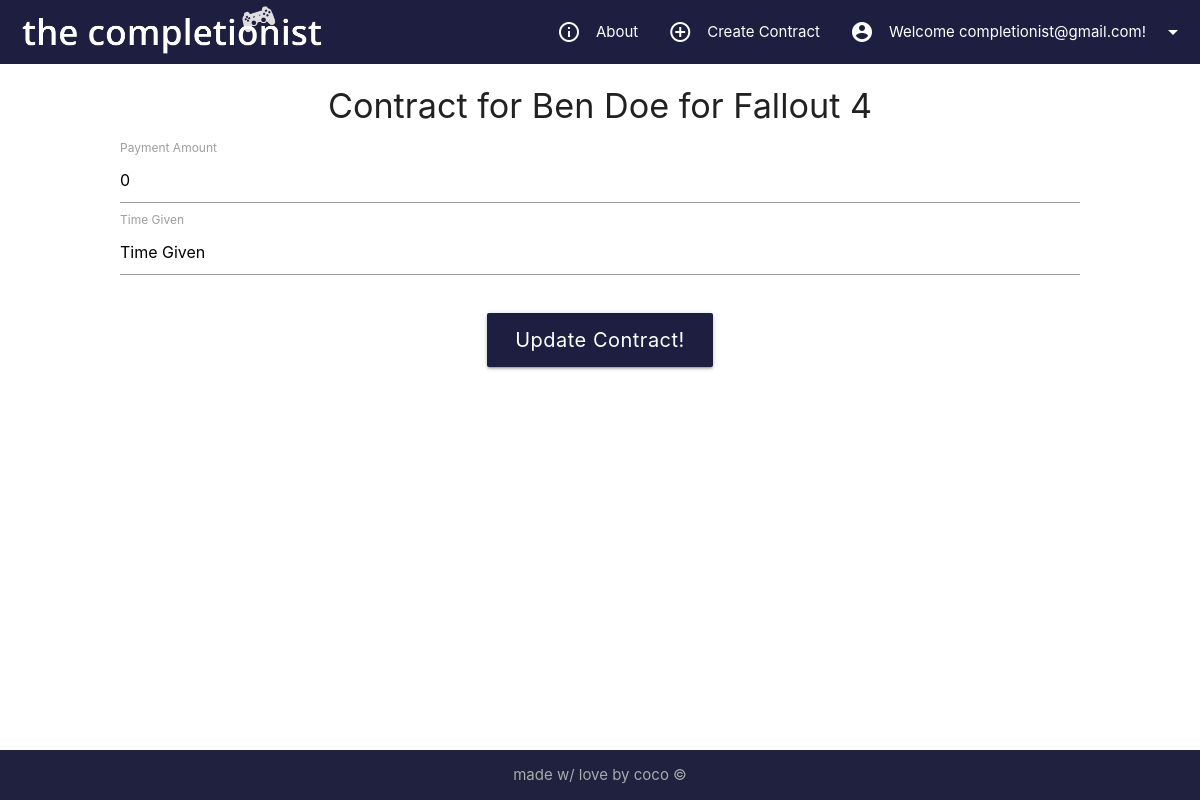
The app's page /view/UpdateContract.php/index.php?ContractID=169 (signed in) with its own data.
### tables this page shows
CREATE TABLE `contract` (
  `ContractID` int(20) UNSIGNED NOT NULL,
  `Date` varchar(10) NOT NULL,
  `PaymentAmount` int(5) NOT NULL,
  `TimeGiven` varchar(10) NOT NULL,
  `Status` varchar(30) NOT NULL,
  `GameID` int(20) UNSIGNED NOT NULL,
  `UserID` int(20) UNSIGNED NOT NULL
);

CREATE TABLE `users` (
  `UserID` int(20) UNSIGNED NOT NULL,
  `Password` varchar(30) NOT NULL,
  `FirstName` varchar(50) NOT NULL,
  `LastName` varchar(50) NOT NULL,
  `Email` varchar(50) NOT NULL,
  `Country` varchar(30) NOT NULL,
  `PSNID` varchar(50) DEFAULT NULL,
  `SteamID` varchar(50) DEFAULT NULL,
  `XboxID` varchar(50) DEFAULT NULL,
  `Role` varchar(20) NOT NULL
);

CREATE TABLE `games` (
  `GameID` int(20) UNSIGNED NOT NULL,
  `GameTitle` varchar(30) NOT NULL,
  `DateReleased` date NOT NULL,
  `GamePlatform` varchar(10) NOT NULL,
  `Cover` varchar(100) DEFAULT NULL
);

### view/UpdateContract.php (the view, shortened to what this page needs)
	<?php
	include '../model/db.php';
	include 'header.php';
	include 'navigation.php';
	?>
	<?php
	$getquery = '
	SELECT * FROM contract
	inner join users on contract.UserID = users.UserID
	inner join games on contract.GameID = games.GameID
	-- inner join contractstatus on contract.ContractID = contractstatus.ContractID
	-- where contract.ContractID = "132"
	where contract.ContractID = ' . $_GET['ContractID'] . '
	';
	$stmt = $conn->prepare($getquery);
	$stmt->execute();
	$getresult = $stmt->fetch(PDO::FETCH_ASSOC);
	?>
	<?php
	echo'
	<form name="update" id="updatecontract" class="contract" action="../controller/update_process.php?ContractID=' . $_GET['ContractID'] . '" method="post">
	<h4 class="center">Contract for ' . $getresult['FirstName'] . ' ' . $getresult['LastName'] . '
	for ' . $getresult['GameTitle'] . '</h4>
  <div class="input-field col s12">
	<select id="Status" name="Status">
	<option selected>' . $getresult['Status'] . '</option>
	<option disabled></option>
	<option>Awaiting Confirmation</option>
	<option>Payment Recieved</option>
	<option>In Progress</option>
	<option>Completed</option>
	</select>
</div>
	<label>Payment Amount</label>
	<input value="' . $getresult['PaymentAmount'] . '" type="text" name="PaymentAmount" placeholder="Payment Amount">
	<label>Time Given</label>
	<input value="' . $getresult['TimeGiven'] . '" type="text" name="TimeGiven" placeholder="Time Given">
	</form>
	<div class="submit">
	<button id="update" class="sub waves-effect waves-light btn-large" name="submit">Update Contract!</button>
	<div id="msg" class="message">
	<p>Successfully updated!</p>
	<p><a href="../view/requests.php">Return to contracts</a></p>
	</div>
      	</div>
	';
	?>
<?php
	include '../view/footer.php';
?>

### view/style.css (style rules this page uses)
.btn, .btn-large, .btn-large:hover, .btn:hover, .btn-large:focus, .btn-large:active, .waves-button-input, .datepicker-date-display, .datepicker-table td.is-selected { color: #fff; background-color: #1e1f40; }
.contract { width: 80%; margin: 10px auto; }
.submit { text-align: center; }
.submit .btn-large { font-size: 20px; text-transform: none; }
input::placeholder { color: #000 !important; }
body { display: flex; min-height: 100vh; flex-direction: column; }
.btn, .btn-large, .btn-large:hover, .btn:hover { margin-top: 20px; }

### records on screen
contract: UserID.FirstName "Ben", UserID.LastName "Doe", GameID.GameTitle "Fallout 4", PaymentAmount "0"

### other values on screen
$email "completionist@gmail.com"
